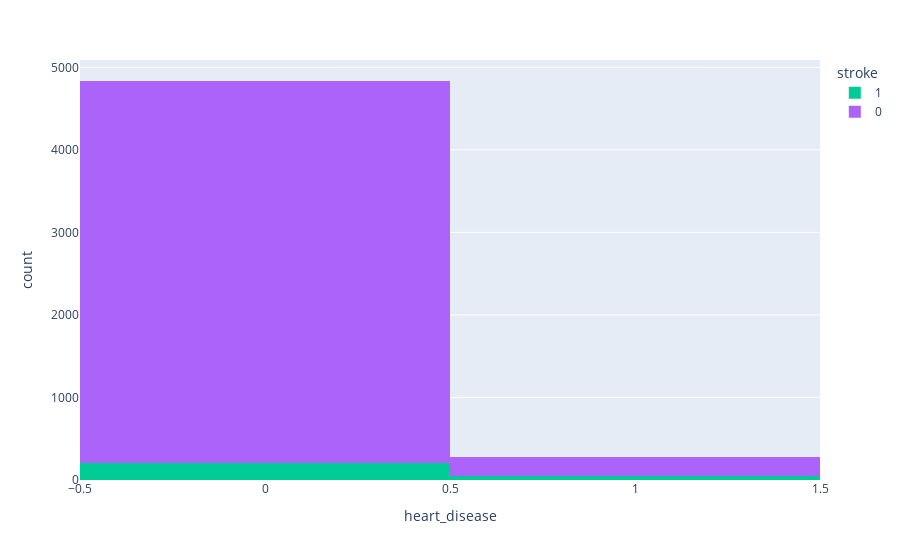

The notebook cell this image was saved under:
### Code cell
df["stroke"]
fig = px.histogram(df, x="heart_disease",color="stroke",color_discrete_map=colorpallete)
fig.show()

### Figure 1 — Plotly figure (JSON) as saved in the notebook; plotly's stock layout.template omitted (floating-point values rounded to 4 significant figures; data arrays with more than 128 entries replaced by an {"elided": "..."} marker saying what was removed)
{"data": [{"alignmentgroup": "True", "bingroup": "x", "hovertemplate": "stroke=1<br>heart_disease=%{x}<br>count=%{y}<extra></extra>", "legendgroup": "1", "marker": {"color": "#00cc96"}, "name": "1", "offsetgroup": "1", "orientation": "v", "showlegend": true, "type": "histogram", "x": {"elided": "249 int values"}, "xaxis": "x", "yaxis": "y"}, {"alignmentgroup": "True", "bingroup": "x", "hovertemplate": "stroke=0<br>heart_disease=%{x}<br>count=%{y}<extra></extra>", "legendgroup": "0", "marker": {"color": "#ab63fa"}, "name": "0", "offsetgroup": "0", "orientation": "v", "showlegend": true, "type": "histogram", "x": {"elided": "4861 int values"}, "xaxis": "x", "yaxis": "y"}], "layout": {"barmode": "relative", "legend": {"title": {"text": "stroke"}, "tracegroupgap": 0}, "margin": {"t": 60}, "xaxis": {"anchor": "y", "domain": [0, 1], "title": {"text": "heart_disease"}}, "yaxis": {"anchor": "x", "domain": [0, 1], "title": {"text": "count"}}}}
